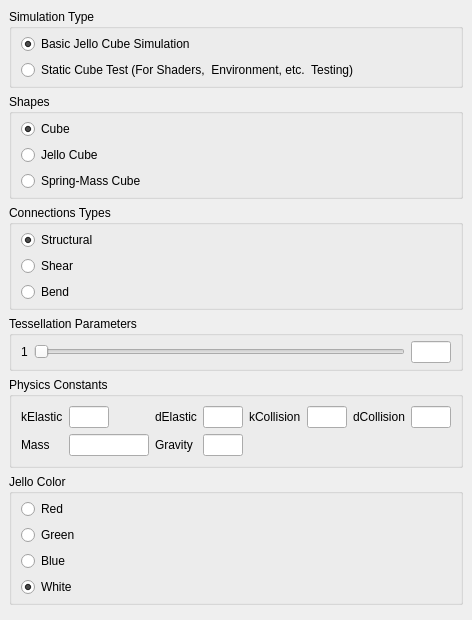
  <widget class="QDockWidget" name="shapesDock">
   <property name="windowTitle">
    <string>Simulation</string>
   </property>
   <attribute name="dockWidgetArea">
    <number>1</number>
   </attribute>
   <widget class="QWidget" name="shapesDockContents">
    <layout class="QVBoxLayout" name="verticalLayout_7">
     <item>
      <widget class="QGroupBox" name="simType">
       <property name="title">
        <string>Simulation Type</string>
       </property>
       <layout class="QVBoxLayout" name="verticalLayout">
        <property name="leftMargin">
         <number>9</number>
        </property>
        <property name="topMargin">
         <number>5</number>
        </property>
        <property name="rightMargin">
         <number>9</number>
        </property>
        <property name="bottomMargin">
         <number>5</number>
        </property>
        <item>
         <widget class="QRadioButton" name="simTypeJelloSim">
          <property name="text">
           <string>Basic Jello Cube Simulation</string>
          </property>
          <property name="checked">
           <bool>true</bool>
          </property>
         </widget>
        </item>
        <item>
         <widget class="QRadioButton" name="simTypeStaticCube">
          <property name="text">
           <string>Static Cube Test (For Shaders,  Environment, etc.  Testing)</string>
          </property>
         </widget>
        </item>
       </layout>
      </widget>
     </item>
     <item>
      <widget class="QGroupBox" name="shapeType">
       <property name="title">
        <string>Shapes</string>
       </property>
       <layout class="QVBoxLayout" name="verticalLayout_8">
        <property name="topMargin">
         <number>5</number>
        </property>
        <property name="bottomMargin">
         <number>5</number>
        </property>
        <item>
         <widget class="QRadioButton" name="shapeTypeCube">
          <property name="text">
           <string>Cube</string>
          </property>
          <property name="checked">
           <bool>true</bool>
          </property>
         </widget>
        </item>
        <item>
         <widget class="QRadioButton" name="shapeTypeJelloCube">
          <property name="text">
           <string>Jello Cube</string>
          </property>
         </widget>
        </item>
        <item>
         <widget class="QRadioButton" name="shapeTypeSMCube">
          <property name="text">
           <string>Spring-Mass Cube</string>
          </property>
         </widget>
        </item>
       </layout>
      </widget>
     </item>
     <item>
      <widget class="QGroupBox" name="cnnctnType">
       <property name="title">
        <string>Connections Types</string>
       </property>
       <layout class="QVBoxLayout" name="verticalLayout_2">
        <property name="leftMargin">
         <number>9</number>
        </property>
        <property name="topMargin">
         <number>5</number>
        </property>
        <property name="rightMargin">
         <number>9</number>
        </property>
        <property name="bottomMargin">
         <number>5</number>
        </property>
        <item>
         <widget class="QRadioButton" name="cnnctnTypeStruct">
          <property name="text">
           <string>Structural</string>
          </property>
          <property name="checked">
           <bool>true</bool>
          </property>
         </widget>
        </item>
        <item>
         <widget class="QRadioButton" name="cnnctnTypeShear">
          <property name="text">
           <string>Shear</string>
          </property>
         </widget>
        </item>
        <item>
         <widget class="QRadioButton" name="cnnctnTypeBend">
          <property name="text">
           <string>Bend</string>
          </property>
         </widget>
        </item>
       </layout>
      </widget>
     </item>
     <item>
      <widget class="QGroupBox" name="shapeParameters">
       <property name="title">
        <string>Tessellation Parameters</string>
       </property>
       <layout class="QGridLayout" name="gridLayout_4">
        <property name="topMargin">
         <number>5</number>
        </property>
        <property name="bottomMargin">
         <number>5</number>
        </property>
        <property name="verticalSpacing">
         <number>5</number>
        </property>
        <item row="0" column="0">
         <widget class="QLabel" name="shapeParameterLabel1">
          <property name="text">
           <string>1</string>
          </property>
         </widget>
        </item>
        <item row="0" column="2">
         <widget class="QLineEdit" name="shapeParameterTextbox1">
          <property name="minimumSize">
           <size>
            <width>40</width>
            <height>0</height>
           </size>
          </property>
          <property name="maximumSize">
           <size>
            <width>40</width>
            <height>16777215</height>
           </size>
          </property>
         </widget>
        </item>
        <item row="0" column="1">
         <widget class="QSlider" name="shapeParameterSlider1">
          <property name="minimumSize">
           <size>
            <width>100</width>
            <height>0</height>
           </size>
          </property>
          <property name="orientation">
           <enum>Qt::Horizontal</enum>
          </property>
         </widget>
        </item>
       </layout>
      </widget>
     </item>
     <item>
      <widget class="QGroupBox" name="physicsConstants">
       <property name="title">
        <string>Physics Constants</string>
       </property>
       <layout class="QGridLayout" name="gridLayout_2">
        <item row="0" column="4">
         <widget class="QLineEdit" name="dElastic">
          <property name="minimumSize">
           <size>
            <width>40</width>
            <height>0</height>
           </size>
          </property>
          <property name="maximumSize">
           <size>
            <width>40</width>
            <height>16777215</height>
           </size>
          </property>
         </widget>
        </item>
        <item row="0" column="2">
         <widget class="QLabel" name="label_3">
          <property name="text">
           <string>dElastic</string>
          </property>
         </widget>
        </item>
        <item row="0" column="0">
         <widget class="QLabel" name="label_2">
          <property name="maximumSize">
           <size>
            <width>50</width>
            <height>16777215</height>
           </size>
          </property>
          <property name="text">
           <string>kElastic</string>
          </property>
         </widget>
        </item>
        <item row="0" column="7">
         <widget class="QLabel" name="label_5">
          <property name="text">
           <string>dCollision</string>
          </property>
         </widget>
        </item>
        <item row="0" column="1">
         <widget class="QLineEdit" name="kElastic">
          <property name="minimumSize">
           <size>
            <width>40</width>
            <height>0</height>
           </size>
          </property>
          <property name="maximumSize">
           <size>
            <width>40</width>
            <height>16777215</height>
           </size>
          </property>
         </widget>
        </item>
        <item row="0" column="5">
         <widget class="QLabel" name="label_4">
          <property name="text">
           <string>kCollision</string>
          </property>
         </widget>
        </item>
        <item row="0" column="8">
         <widget class="QLineEdit" name="dCollision">
          <property name="minimumSize">
           <size>
            <width>40</width>
            <height>0</height>
           </size>
          </property>
          <property name="maximumSize">
           <size>
            <width>40</width>
            <height>16777215</height>
           </size>
          </property>
         </widget>
        </item>
        <item row="0" column="6">
         <widget class="QLineEdit" name="kCollision">
          <property name="minimumSize">
           <size>
            <width>40</width>
            <height>0</height>
           </size>
          </property>
          <property name="maximumSize">
           <size>
            <width>40</width>
            <height>16777215</height>
           </size>
          </property>
         </widget>
        </item>
        <item row="1" column="0">
         <widget class="QLabel" name="label_6">
          <property name="text">
           <string>Mass</string>
          </property>
         </widget>
        </item>
        <item row="1" column="1">
         <widget class="QLineEdit" name="mass">
          <property name="minimumSize">
           <size>
            <width>80</width>
            <height>0</height>
           </size>
          </property>
          <property name="maximumSize">
           <size>
            <width>80</width>
            <height>16777215</height>
           </size>
          </property>
         </widget>
        </item>
        <item row="1" column="2">
         <widget class="QLabel" name="label_7">
          <property name="text">
           <string>Gravity</string>
          </property>
         </widget>
        </item>
        <item row="1" column="4">
         <widget class="QLineEdit" name="gravity">
          <property name="maximumSize">
           <size>
            <width>40</width>
            <height>16777215</height>
           </size>
          </property>
         </widget>
        </item>
       </layout>
      </widget>
     </item>
     <item>
      <widget class="QGroupBox" name="jelloColor">
       <property name="title">
        <string>Jello Color</string>
       </property>
       <layout class="QVBoxLayout" name="verticalLayout_3">
        <property name="leftMargin">
         <number>9</number>
        </property>
        <property name="topMargin">
         <number>5</number>
        </property>
        <property name="rightMargin">
         <number>9</number>
        </property>
        <property name="bottomMargin">
         <number>5</number>
        </property>
        <item>
         <widget class="QRadioButton" name="jelloColorRed">
          <property name="text">
           <string>Red</string>
          </property>
         </widget>
        </item>
        <item>
         <widget class="QRadioButton" name="jelloColorGreen">
          <property name="text">
           <string>Green</string>
          </property>
         </widget>
        </item>
        <item>
         <widget class="QRadioButton" name="jelloColorBlue">
          <property name="text">
           <string>Blue</string>
          </property>
         </widget>
        </item>
        <item>
         <widget class="QRadioButton" name="jelloColorWhite">
          <property name="text">
           <string>White</string>
          </property>
          <property name="checked">
           <bool>true</bool>
          </property>
         </widget>
        </item>
       </layout>
      </widget>
     </item>
     <item>
      <widget class="QWidget" name="shapesDockEmptySpace" native="true">
       <property name="sizePolicy">
        <sizepolicy hsizetype="Preferred" vsizetype="Expanding">
         <horstretch>0</horstretch>
         <verstretch>0</verstretch>
        </sizepolicy>
       </property>
       <widget class="QCheckBox" name="drawNormalsCheckbox">
        <property name="geometry">
         <rect>
          <x>0</x>
          <y>130</y>
          <width>388</width>
          <height>22</height>
         </rect>
        </property>
        <property name="text">
         <string>Draw normals</string>
        </property>
       </widget>
       <widget class="QCheckBox" name="drawWireframeCheckbox">
        <property name="geometry">
         <rect>
          <x>0</x>
          <y>100</y>
          <width>388</width>
          <height>22</height>
         </rect>
        </property>
        <property name="text">
         <string>Draw wireframe</string>
        </property>
       </widget>
       <widget class="QCheckBox" name="useLightingCheckbox">
        <property name="geometry">
         <rect>
          <x>0</x>
          <y>70</y>
          <width>388</width>
          <height>22</height>
         </rect>
        </property>
        <property name="text">
         <string>Use lighting</string>
        </property>
       </widget>
       <widget class="QSlider" name="dElasticSlider">
        <property name="geometry">
         <rect>
          <x>10</x>
          <y>740</y>
          <width>160</width>
          <height>22</height>
         </rect>
        </property>
        <property name="orientation">
         <enum>Qt::Horizontal</enum>
        </property>
       </widget>
       <widget class="QSlider" name="kCollisionSlider">
        <property name="geometry">
         <rect>
          <x>10</x>
          <y>780</y>
          <width>160</width>
          <height>22</height>
         </rect>
        </property>
        <property name="orientation">
         <enum>Qt::Horizontal</enum>
        </property>
       </widget>
       <widget class="QSlider" name="dCollisionSlider">
        <property name="geometry">
         <rect>
          <x>10</x>
          <y>710</y>
          <width>160</width>
          <height>22</height>
         </rect>
        </property>
        <property name="orientation">
         <enum>Qt::Horizontal</enum>
        </property>
       </widget>
       <widget class="QSlider" name="massSlider">
        <property name="geometry">
         <rect>
          <x>10</x>
          <y>810</y>
          <width>160</width>
          <height>22</height>
         </rect>
        </property>
        <property name="orientation">
         <enum>Qt::Horizontal</enum>
        </property>
       </widget>
       <widget class="QSlider" name="gravitySlider">
        <property name="geometry">
         <rect>
          <x>10</x>
          <y>680</y>
          <width>160</width>
          <height>22</height>
         </rect>
        </property>
        <property name="orientation">
         <enum>Qt::Horizontal</enum>
        </property>
       </widget>
       <widget class="QCheckBox" name="usePlaneCheckbox">
        <property name="geometry">
         <rect>
          <x>0</x>
          <y>10</y>
          <width>86</width>
          <height>22</height>
         </rect>
        </property>
        <property name="text">
         <string>Use Plane</string>
        </property>
       </widget>
       <widget class="QCheckBox" name="fallCameraY">
        <property name="geometry">
         <rect>
          <x>0</x>
          <y>40</y>
          <width>241</width>
          <height>22</height>
         </rect>
        </property>
        <property name="text">
         <string>Fall Towards Camera Negative Y</string>
        </property>
       </widget>
      </widget>
     </item>
    </layout>
   </widget>
  </widget>
